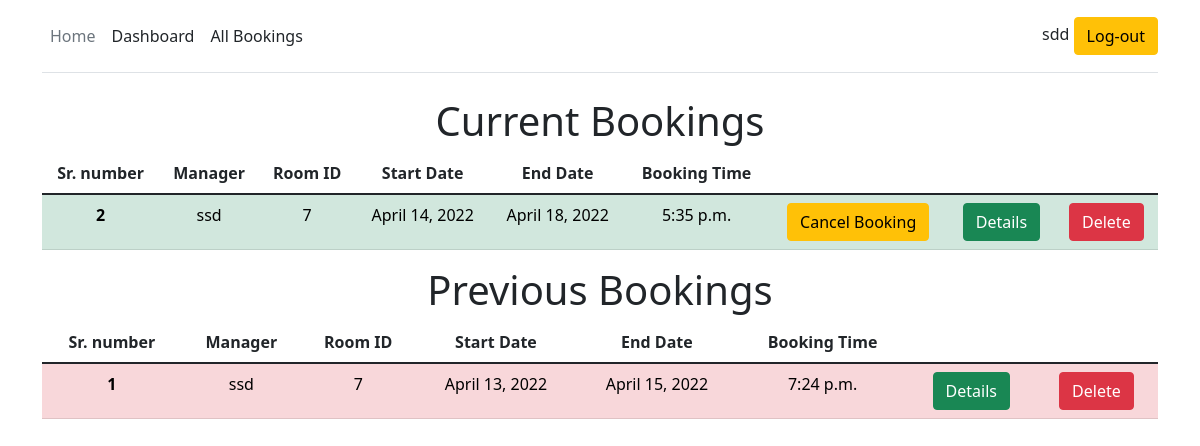
The app's page /customer_bookings (signed in) with its own data.
### rmmain/models.py (models this page shows, shortened)
class Booking(models.Model):
    customer=models.ForeignKey(Customer,on_delete=models.CASCADE)
    manager= models.ForeignKey(Manager,default=False,on_delete=models.CASCADE)
    roomid = models.ForeignKey(Room,on_delete=models.CASCADE)
    startdate = models.DateField(blank=True)
    enddate = models.DateField(blank=True)
    slotstart = models.TimeField(blank=True)
    slotend = models.TimeField(blank=True)
    valid = models.BooleanField(default=True,blank=True)

class Manager(models.Model):
    username = models.OneToOneField(User,on_delete=models.CASCADE)
    name = models.CharField(max_length=20,blank=False)
    email = models.CharField(max_length=200,blank=False)
    pnumber = models.CharField(max_length=11,blank=False)
    def __str__(self):
        return str(self.username)

class Room(models.Model):
    manager = models.ForeignKey(Manager,on_delete=models.CASCADE)
    roomtype = models.ForeignKey(Roomtype,on_delete=models.CASCADE)
    capacity = models.IntegerField(default=0,blank=False)
    price = models.IntegerField(default=0)
    status = models.CharField(max_length=10000,blank=False)
    location = models.ForeignKey(Location,on_delete=models.CASCADE)
    address = models.CharField(max_length=10000,blank=False)
    mnumber = models.CharField(max_length=11,blank=False)
    def __str__(self):
        s = "{}".format(self.id)
        return s

### rmmain/views.py (the view)
# urls.py: path('customer_bookings', views.bookings,name='bookings'),
def bookings(request):
    if request.user.is_authenticated:
        booking_list = Booking.objects.filter(customer=Customer.objects.get(username=request.user))
        context = {
            'booking_list':booking_list
        }
        return render(request,'customer_bookings.html',context)
    else:
        messages.error(request,"You have to login first")
        return redirect('customer_login')

### rmmain/models.py (called while the page is built)
    def __str__(self):
        return str(self.roomtype)

    def __str__(self):
        return str(self.city)

### templates/customer_bookings.html (shortened to what this page needs)
<!doctype html>
<html lang="en">
{% load static %}
<head>
    <link href="https://cdn.jsdelivr.net/npm/bootstrap@5.1.3/dist/css/bootstrap.min.css" rel="stylesheet"
>
</head>
<body>
    <div class="container">
        <header
            class="d-flex flex-wrap align-items-center justify-content-center justify-content-md-between py-3 mb-4 border-bottom">
            <ul class="nav col-12 col-md-auto mb-2 justify-content-center mb-md-0">
                <li><a href="{%url 'home'%}" class="nav-link px-2 link-secondary">Home</a></li>
                <li><a href="/customer_dashboard/{{request.user}}/" class="nav-link px-2 link-dark">Dashboard</a></li>
                <li><a href="{%url 'bookings'%}" class="nav-link px-2 link-dark">All Bookings</a></li>
            </ul>
            {% if user.is_authenticated %}
            <div class="col-md-3 text-end">
                {{ user.username }}
                <a class="btn btn-warning" href="{% url 'logout'%}" role="button">Log-out</a>
            </div>
            {%else %}
            <div class="col-md-3 text-end">
                <p style="margin: 0;">Log-In / Register</p>
            </div>
            {% endif %}
        </header>
    </div>
    <div class="container" style="text-align: center;">
        <h1>Current Bookings</h1>
        <table class="table table-hover">
            <thead>
                <tr>
                    <th scope="col">Sr. number</th>
                    <th scope="col">Manager</th>
                    <th scope="col">Room ID</th>
                    <th scope="col">Start Date</th>
                    <th scope="col">End Date</th>
                    <th scope="col">Booking Time</th>
                </tr>
            </thead>
            <tbody>
                {% for rooms in booking_list %}
                    {% if rooms.valid %}
                        <tr class="table-success">
                            <th scope="row">{{forloop.counter}}</th>
                            <td>{{rooms.manager}}</td>
                            <td>{{rooms.roomid}}</td>
                            <td>{{rooms.startdate}}</td>
                            <td>{{rooms.enddate}}</td>
                            <td>{{rooms.slotstart}}</td>
                            <td>
                                <button type="button" class="btn btn-warning" data-bs-toggle="modal" data-bs-target="#exampleModal{{rooms.id}}">
                                    Cancel Booking
                                </button>
                            </td>
                            <td>
                                <button type="button" class="btn btn-success" data-bs-toggle="modal" data-bs-target="#exampleModal{{rooms.roomid}}">
                                    Details
                                </button>
                            </td>
                            <td><a name="{{rooms.id}}" id="" class="btn btn-danger" href="/bookdelete/{{rooms.id}}"
                                    role="button">Delete</a></td>
                        </tr>
                    {%endif%}
                {% endfor %}
            </tbody>
        </table>
        <h1>Previous Bookings</h1>
        <table class="table table-hover">
            <thead>
                <tr>
                    <th scope="col">Sr. number</th>
                    <th scope="col">Manager</th>
                    <th scope="col">Room ID</th>
                    <th scope="col">Start Date</th>
                    <th scope="col">End Date</th>
                    <th scope="col">Booking Time</th>
                </tr>
            </thead>
            <tbody>
                {% for rooms in booking_list %}
                    {% if not rooms.valid %}
                        <tr class="table-danger">
                            <th scope="row">{{forloop.counter}}</th>
                            <td>{{rooms.manager}}</td>
                            <td>{{rooms.roomid}}</td>
                            <td>{{rooms.startdate}}</td>
                            <td>{{rooms.enddate}}</td>
                            <td>{{rooms.slotstart}}</td>
                            <td>
                                <button type="button" class="btn btn-success" data-bs-toggle="modal" data-bs-target="#exampleModal{{rooms.roomid}}">
                                    Details
                                </button>
                            </td>
                            <td><a name="{{rooms.id}}" id="" class="btn btn-danger" href="/bookdelete/{{rooms.id}}"
                                    role="button">Delete</a></td>
                        </tr>
                    {% endif %}
                {% endfor %}
            </tbody>
        </table>
    </div>
</body>
</html>

### records on screen
Booking: manager "ssd", roomid "7", startdate "April 14, 2022", enddate "April 18, 2022", slotstart "5:35 p.m."
Booking: manager "ssd", roomid "7", startdate "April 13, 2022", enddate "April 15, 2022", slotstart "7:24 p.m."

### other values on screen
{{ user.username }} "sdd"
